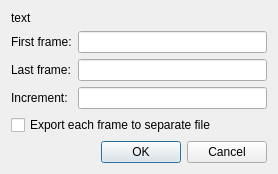
<?xml version="1.0" encoding="UTF-8"?>
<ui version="4.0">
 <class>FrameSelect</class>
 <widget class="QDialog" name="FrameSelect">
  <property name="windowModality">
   <enum>Qt::WindowModal</enum>
  </property>
  <property name="geometry">
   <rect>
    <x>0</x>
    <y>0</y>
    <width>278</width>
    <height>173</height>
   </rect>
  </property>
  <property name="windowTitle">
   <string>Frame Select</string>
  </property>
  <layout class="QGridLayout" name="gridLayout_3">
   <item row="0" column="0">
    <layout class="QGridLayout" name="gridLayout_2">
     <item row="0" column="0">
      <widget class="QLabel" name="lblDescription">
       <property name="sizePolicy">
        <sizepolicy hsizetype="Preferred" vsizetype="Expanding">
         <horstretch>0</horstretch>
         <verstretch>0</verstretch>
        </sizepolicy>
       </property>
       <property name="text">
        <string>text</string>
       </property>
      </widget>
     </item>
     <item row="1" column="0">
      <layout class="QGridLayout" name="gridLayout">
       <item row="0" column="0">
        <widget class="QLabel" name="label_2">
         <property name="text">
          <string>First frame:</string>
         </property>
        </widget>
       </item>
       <item row="0" column="1">
        <widget class="QLineEdit" name="txtFirstFrame"/>
       </item>
       <item row="1" column="0">
        <widget class="QLabel" name="label_3">
         <property name="text">
          <string>Last frame:</string>
         </property>
        </widget>
       </item>
       <item row="1" column="1">
        <widget class="QLineEdit" name="txtLastFrame"/>
       </item>
       <item row="2" column="0">
        <widget class="QLabel" name="label_4">
         <property name="text">
          <string>Increment:</string>
         </property>
        </widget>
       </item>
       <item row="2" column="1">
        <widget class="QLineEdit" name="txtIncrement"/>
       </item>
      </layout>
     </item>
     <item row="2" column="0">
      <widget class="QCheckBox" name="chkSeparateFiles">
       <property name="text">
        <string>Export each frame to separate file</string>
       </property>
      </widget>
     </item>
    </layout>
   </item>
   <item row="1" column="0">
    <spacer name="verticalSpacer">
     <property name="orientation">
      <enum>Qt::Vertical</enum>
     </property>
     <property name="sizeHint" stdset="0">
      <size>
       <width>20</width>
       <height>0</height>
      </size>
     </property>
    </spacer>
   </item>
   <item row="2" column="0">
    <layout class="QHBoxLayout" name="horizontalLayout">
     <item>
      <spacer name="horizontalSpacer">
       <property name="orientation">
        <enum>Qt::Horizontal</enum>
       </property>
       <property name="sizeHint" stdset="0">
        <size>
         <width>40</width>
         <height>20</height>
        </size>
       </property>
      </spacer>
     </item>
     <item>
      <widget class="QPushButton" name="cmdOK">
       <property name="text">
        <string>OK</string>
       </property>
      </widget>
     </item>
     <item>
      <widget class="QPushButton" name="cmdCancel">
       <property name="text">
        <string>Cancel</string>
       </property>
      </widget>
     </item>
    </layout>
   </item>
  </layout>
 </widget>
 <resources/>
 <connections/>
</ui>
